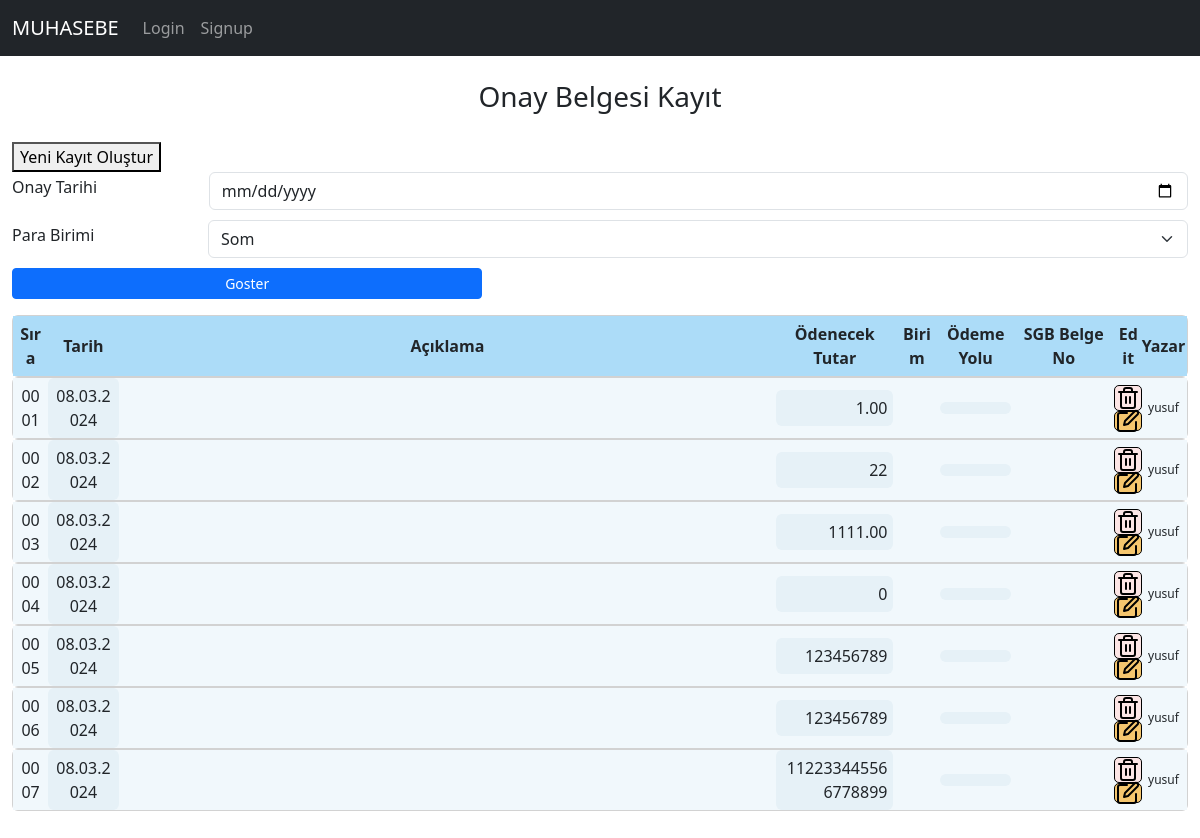
The app's page /defter_onay_list, older data.
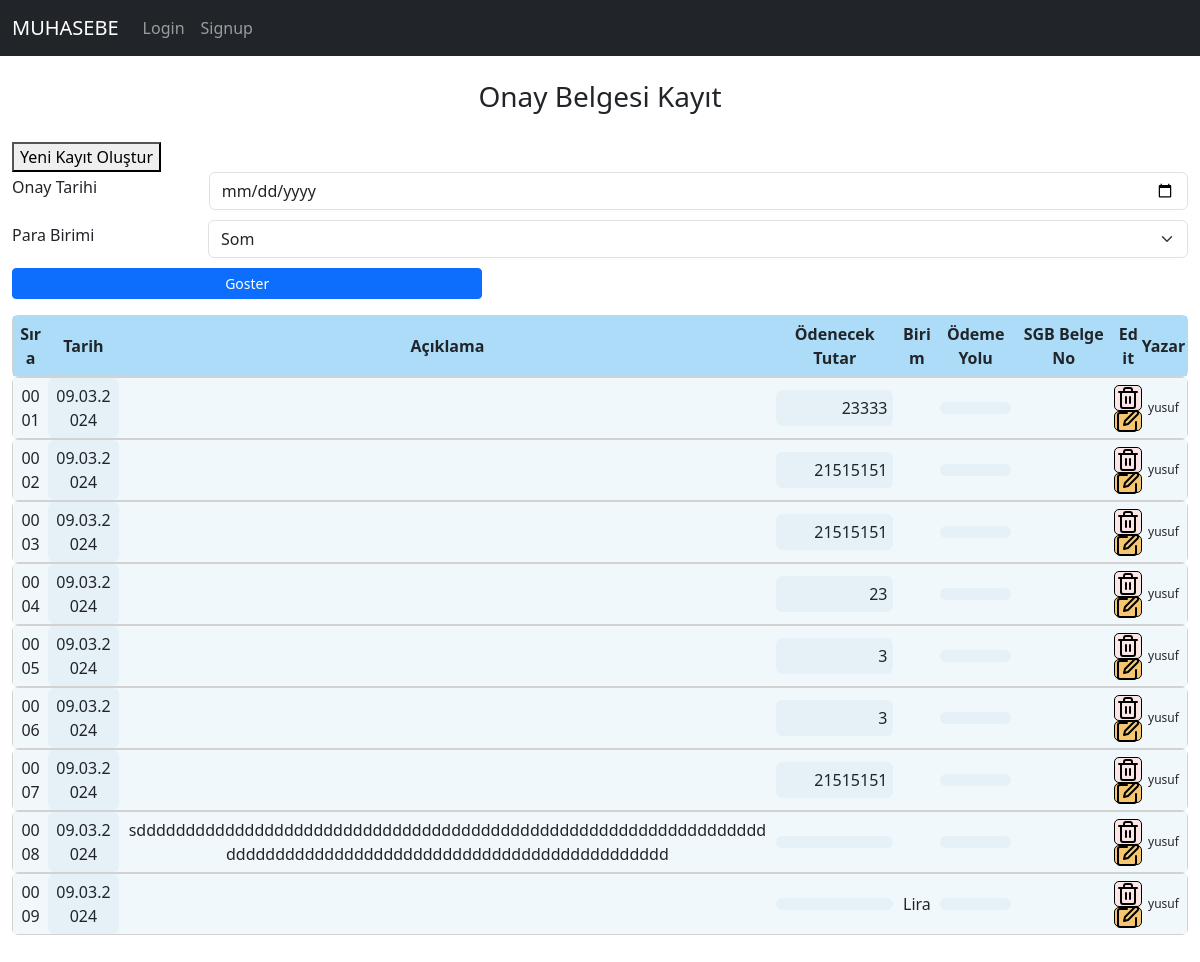
The same page, newer data.
### muhapp/models.py (models this page shows, shortened)
class OnayRegisterModel(models.Model):
    username = models.ForeignKey(User, on_delete=models.CASCADE, null=True)
    onay_no = models.CharField(max_length = 4)
    onay_aciklama = models.CharField(max_length = 110, default='my_default_value')
    onay_tarih = models.DateField() #auto_now_add ile kullanci deger girmese bile otomatik tarih atamasi yapar
    onay_odemetutar = models.CharField(max_length = 20)
    onay_parabirimi = models.CharField(max_length = 20)
    onay_odemeyolu = models.CharField(max_length = 20)

### muhapp/views.py (the view)
# urls.py: path('defter_onay_list', views.defter_onay_list_view, name="defter_onay_list"),         # onay bilgileri listeleme
def defter_onay_list_view(request):
    defter_onay_list = models.OnayRegisterModel.objects.all()
    defter_onay_list = {"defter_onay_list":defter_onay_list}
    return render(request, 'muhapp/defter_onay_list.html', context=defter_onay_list)

### muhapp/templates/muhapp/defter_onay_list.html (shortened to what the changed rows need)
{% extends "base.html" %}
{% load static %}
{%block content%}
<div class="" style=" margin: auto; padding-bottom: 50px; width: 98%;">
<div class="" style="width: 100%; margin:auto">
        {%for bilgi in defter_onay_list%}
            <div class="card">
                <div class="" style="display: flex; text-align:center; align-items: center; background-color: #f1f8fc;">
                    <div class="" style="width: 3%; background-color: #f1f8fc; padding: 6px;">{{forloop.counter|stringformat:"04d"}}</div>
                    <div class="" style="width: 6%; background-color: #e6f1f7; padding: 6px; border-radius: 6px;">{{bilgi.onay_tarih|date:"d.m.Y"}}</div>
                    <div class="" style="width: 56%; background-color: #f1f8fc; padding: 6px;">{{bilgi.onay_aciklama}}</div>
                    <div class="" style="width: 10%; background-color: #e6f1f7; padding: 6px; border-radius: 6px; text-align: right;">{{bilgi.onay_odemetutar}}</div>
                    <div class="" style="width: 4%; background-color: #f1f8fc; padding: 6px;">{{bilgi.onay_parabirimi}}</div>
                    <div class="" style="width: 6%; background-color: #e6f1f7; padding: 6px; border-radius: 6px;">{{bilgi.onay_odemeyolu}}</div>
                    <div class="" style="width: 9%; background-color: #f1f8fc; padding: 6px;">{{bilgi.onay_no}}</div>
                    <div class="" style="width: 2%; display:flex; flex-direction: column; align-items: center;">
                        <div style="background-color: #fce5e5; border: 1px solid #000; border-radius: 5px;">
                            <a href="{% url 'muhapp:onay_list_delete' id=bilgi.id %}"
                                class="btn btn-sm"
                                style="margin: 4px; height: 16px; width:16px; display: flex; align-items: center; justify-content: center; ">
                                <img  src="{% static 'muhapp/images/trash.svg' %}" alt="Sil">
                            </a>
                        </div>
                        <div style="background-color: #f5c66e; border: 1px solid #000; border-radius: 5px;">
                            <a href="{% url 'muhapp:edit_onay_bilgi' id=bilgi.id %}"
                                class="btn btn-sm"
                                style="margin: 4px; height: 10px; width:10px; display: flex; align-items: center; justify-content: center;">
                                <img src="{% static 'muhapp/images/edit.svg' %}" alt="Edit">
                            </a>
                        </div>
                    </div>
                    <div class="" style="width: 4%; font-size: 12px;">{{bilgi.username}}</div>
                </div>
            </div>
        {%endfor%}
    </div>
</div>
{%endblock%}

Row changes from the older to the newer data that the page shows:
removed OnayRegisterModel: onay_tarih "08.03.2024", onay_odemetutar "1.00", username "yusuf"
removed OnayRegisterModel: onay_tarih "08.03.2024", onay_odemetutar "22", username "yusuf"
removed OnayRegisterModel: onay_tarih "08.03.2024", onay_odemetutar "1111.00", username "yusuf"
removed OnayRegisterModel: onay_tarih "08.03.2024", onay_odemetutar "0", username "yusuf"
removed OnayRegisterModel: onay_tarih "08.03.2024", onay_odemetutar "123456789", username "yusuf"
removed OnayRegisterModel: onay_tarih "08.03.2024", onay_odemetutar "123456789", username "yusuf"
removed OnayRegisterModel: onay_tarih "08.03.2024", onay_odemetutar "112233445566778899", username "yusuf"
added OnayRegisterModel: onay_tarih "09.03.2024", onay_odemetutar "23333", username "yusuf"
added OnayRegisterModel: onay_tarih "09.03.2024", onay_odemetutar "21515151", username "yusuf"
added OnayRegisterModel: onay_tarih "09.03.2024", onay_odemetutar "21515151", username "yusuf"
added OnayRegisterModel: onay_tarih "09.03.2024", onay_odemetutar "23", username "yusuf"
added OnayRegisterModel: onay_tarih "09.03.2024", onay_odemetutar "3", username "yusuf"
added OnayRegisterModel: onay_tarih "09.03.2024", onay_odemetutar "3", username "yusuf"
added OnayRegisterModel: onay_tarih "09.03.2024", onay_odemetutar "21515151", username "yusuf"
added OnayRegisterModel: onay_tarih "09.03.2024", onay_aciklama "sddddddddddddddddddddddddddddddddddddddddddddddddddddddddddddddddddddddddddddddddddddddddddddddddddddddddddddd", username "yusuf"
added OnayRegisterModel: onay_tarih "09.03.2024", onay_parabirimi "Lira", username "yusuf"
